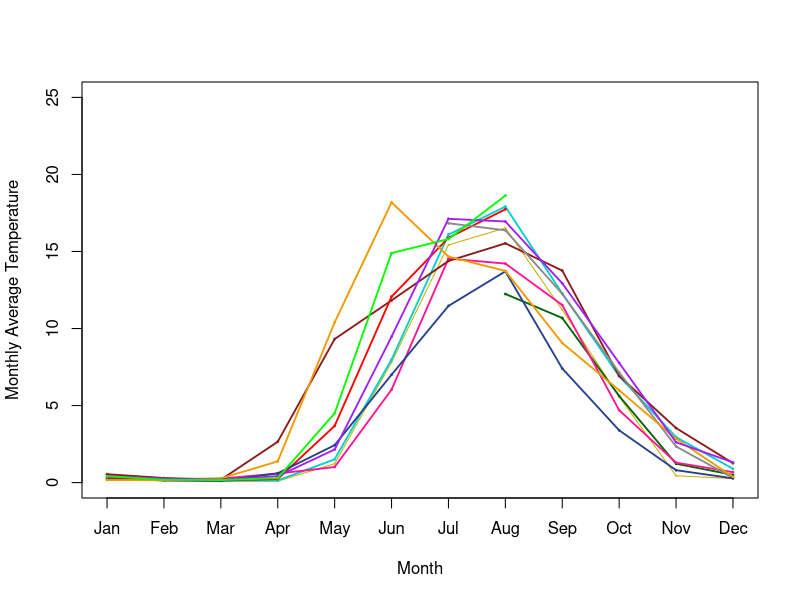

Write R code to recreate this figure.
library(dplyr)
library(lubridate)

#This code was used to identify any warming trends using a linear model 
AVG<- read.csv("../Ansabere First Plot/Yearly_Avg_Temp07-17.csv", header = TRUE)
mod<- lm(AVG$Avg_Temp~AVG$Year)
summary(mod)

#Here are all the cleaned up datasets 
Ans2_13_14<- read.csv("../Ansabere First Plot/Ans2_13_14.csv", stringsAsFactors = FALSE) 
Ans2_14_15<- read.csv("../Ansabere First Plot/Ans2_14_15.csv", stringsAsFactors = FALSE)
Ans2_15_16<- read.csv("../Ansabere First Plot/Ans2_15_16.csv", stringsAsFactors = FALSE)
Ans2_16_17<- read.csv("../Ansabere First Plot/Ans2_16_17.csv", stringsAsFactors = FALSE)
Ans2_07_14<- read.csv("../Ansabere First Plot/Ansabere_07_14.csv", stringsAsFactors = FALSE)
Ans2_07_14<- select(Ans2_07_14, Date, Temp)

#Here I have removed the NAs from the datasets and then combined all the individual datasets together to make one master dataset
Ans2_07_14<- Ans2_07_14[!is.na(Ans2_07_14$Temp),]
Combined_Data <- Ans2_14_15[!is.na(Ans2_14_15$Temp),] %>% select(., Date, Temp) %>% rbind(.,Ans2_07_14)
Combined_Data <- Ans2_15_16[!is.na(Ans2_15_16$Temp),] %>% select(., Date, Temp) %>% rbind(.,Combined_Data)
Combined_Data<- Ans2_16_17[!is.na(Ans2_16_17$Temp), ] %>% select(., Date, Temp) %>%rbind(., Combined_Data)

#Now we are going to get our unique dates and then get the average temperatures and variance of the days so that we have one record per day 
UniD<- unique(Combined_Data$Date)
Temp<- lapply(UniD, function(x) mean(filter(Combined_Data, Date == x) %>% select(Temp) %>% unlist()))
Var<- lapply(UniD, function(x) mean(filter(Combined_Data, Date == x) %>% select(Temp) %>% unlist()))
Temp_df<- data.frame("Date"= UniD, "Avg_Temp"= unlist(Temp), "Variance" = unlist(Var))

#Because its easier to read on a graph we are going to take the monthly temperature averages maing sure there were no NAs
Temp_df$Date = dmy(Temp_df$Date)
df<- Temp_df %>% group_by(Year = year(Date), Month = month(Date)) %>% summarise(mean = mean(Avg_Temp))
df<- df[!is.na(df$Year), ]
df<- df[!is.na(df$Month), ]

##################################################################################################################################################################################

#This is the colour palette that would be used to colour the liines for the line plots 
colours <- c("darkgreen","gold3","darkturquoise","deeppink","firebrick4","red","snow4","royalblue4", "orange2","purple", "green","navy","slategray2")

#Now we are going to start plotting the graph and this will be added to the svg image which was started in the first file 'ArletData2'
#svg("Ans.Temp.svg", width=12,height=9)
correct_order <- data.frame("month"=c(1,2,3,4,5,6,7,8,9,10,11,12),"values"=NA)
Col2<- data.frame("colour"= as.character(colours[1:11]), "Year" = c("2007","2008", "2009", "2010", "2011", "2012", "2013", "2014", "2015", "2016", "2017"), stringsAsFactors = FALSE)
Year_<- df[grep("2008", df$Year), ]
plot(1: nrow(Year_), Year_$mean, type = "o", col= Col2[Col2$Year == "2008", 1], cex = 0.1, xaxt= "n", ylab = "Monthly Average Temperature", xlab = "Month", ylim = c(0,25))
for(x in c("2007","2009", "2010", "2011", "2012", "2013", "2014", "2015", "2016", "2017")){
  Year_ <- df[grep(x, df$Year),]
  tmp <- correct_order
  for(t in tmp$month){
    if(any(grepl(paste0("\\b",t,"\\b"), Year_$Month))){
      tmp[tmp$month == t,"values"] <- Year_[grep(paste0("\\b",t,"\\b"), Year_$Month), "mean"]
    }
  }
  lines(tmp$values, type = "o", col = Col2[Col2$Year == x,1], cex = 0.1, lwd = 1.8)
}
legend(12.8,26,legend = Col2$Year, col = Col2$colour[1:12], lty=1, lwd = 2, cex = 0.8)
axis(side=1, at=(seq(1,12,1)), labels=c("Jan","Feb","Mar","Apr","May","Jun","Jul","Aug","Sep","Oct","Nov","Dec"))
text(1,27,"(b)",cex=0.9)
#dev.off()
